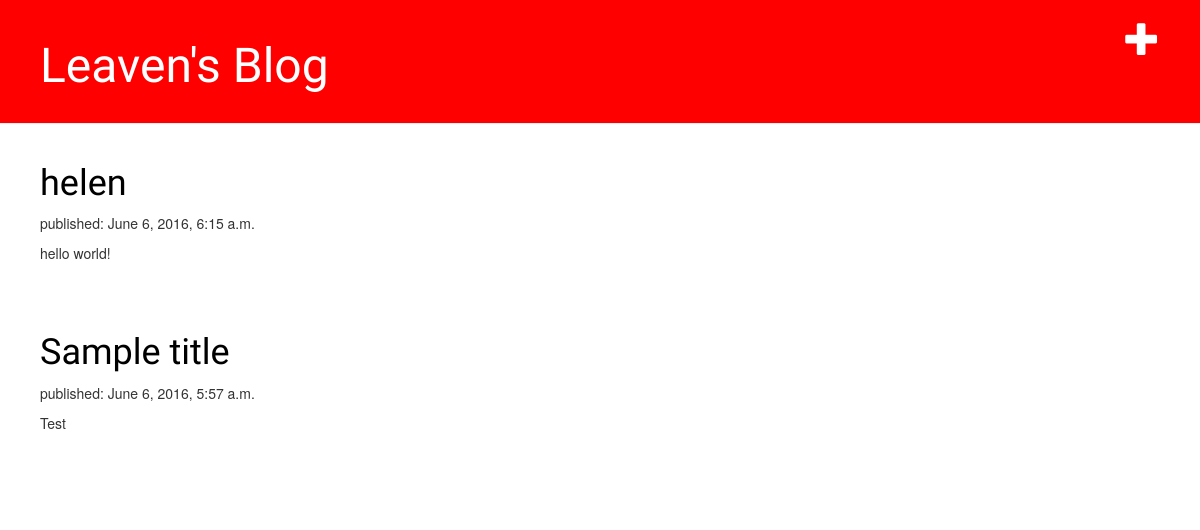
/, run on an earlier commit of the app's database.
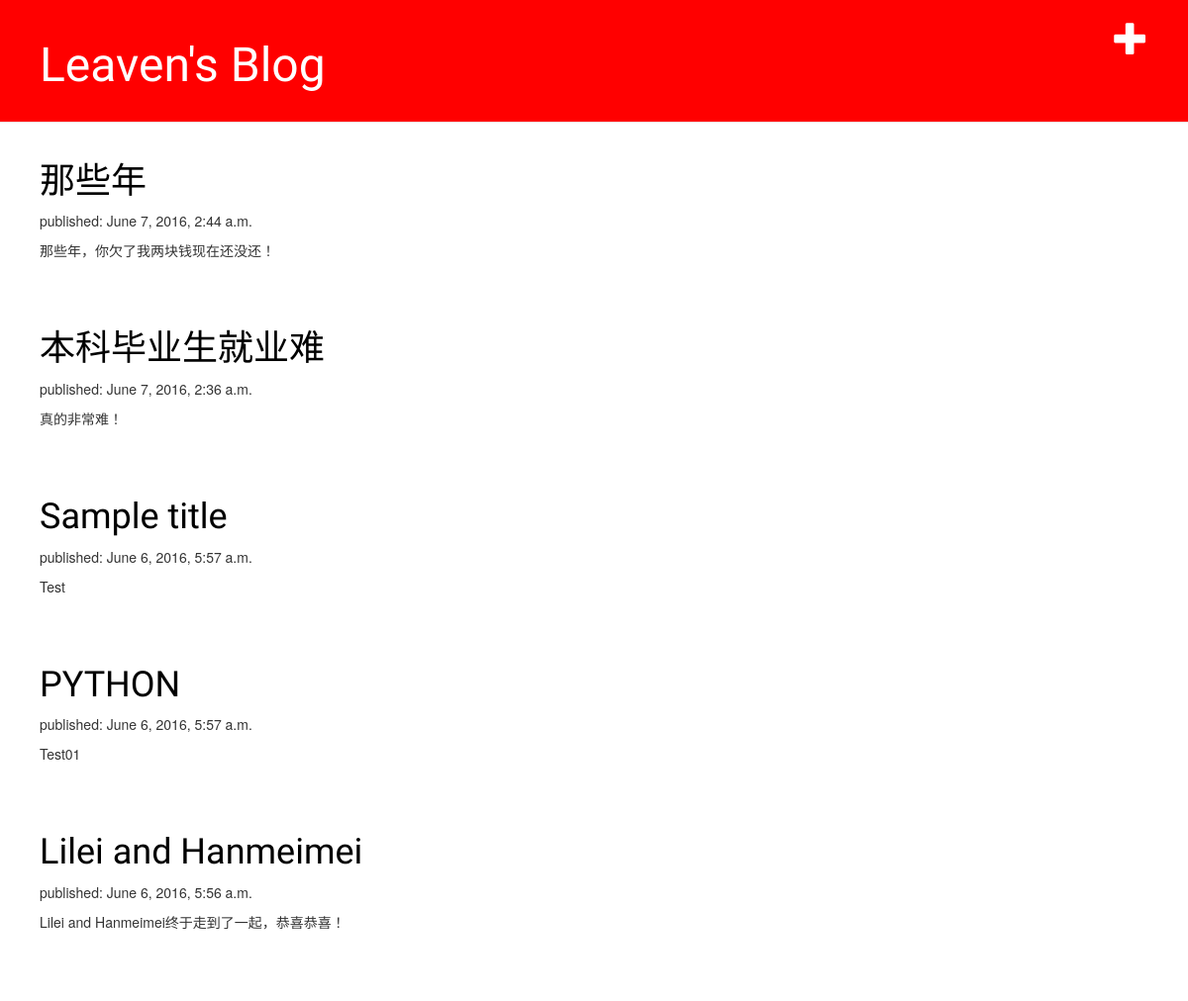
And on a later commit of the database.
### blog/models.py (models this page shows, shortened)
class Post(models.Model):
    author = models.ForeignKey(User)
    title = models.CharField(max_length=200)
    text = models.TextField()
    created_date = models.DateTimeField(default=timezone.now)
    published_date = models.DateTimeField(blank=True, null=True)

### blog/views.py (the view)
# urls.py: url(r'^$', views.post_list),
def post_list(request):
    posts = Post.objects.filter(published_date__isnull=False).order_by('-published_date')
    return render(request, 'blog/post_list.html', {'posts': posts})

### blog/templates/blog/post_list.html
{% extends 'blog/base.html' %}
{% block content %}
{% for post in posts %}
    <div class="post">
        <h1><a href="{% url 'blog.views.post_detail' pk=post.pk %}">{{ post.title }}</a></h1>
        <p>published: {{ post.published_date }}</p>
        <p>{{ post.text|linebreaks }}</p>
    </div>
{% endfor %}
{% endblock content %}

### blog/templates/blog/base.html (shortened to what this page needs)
{% load staticfiles %}
<html>
<head>
<link rel="stylesheet" href="//maxcdn.bootstrapcdn.com/bootstrap/3.2.0/css/bootstrap.min.css">
<link rel="stylesheet" href="//maxcdn.bootstrapcdn.com/bootstrap/3.2.0/css/bootstrap-theme.min.css">
<link rel="stylesheet" href="{% static 'css/blog.css' %}">
</head>
<body>
    <div class="page-header">
        <a href="{% url 'blog.views.post_new' %}" class="top-menu"><span class="glyphicon glyphicon-plus"></span></a>
        <h1><a href="/">Leaven's Blog</a></h1>
    </div>
    <div class="content">
        <div class="row">
            <div class="col-md-8">
                {% block content %}
                {% endblock %}
            </div>
        </div>
    </div>
</body>
</html>

### static/css/blog.css (style rules this page uses)
.page-header { background-color: red; margin-top: 0; padding: 20px 20px 20px 40px; }
.page-header h1, .page-header h1 a, .page-header h1 a:visited, .page-header h1 a:active { color: #ffffff; font-size: 36pt; text-decoration: none; }
.content { margin-left: 40px; }
h1, h2, h3, h4 { font-family: 'Lobster', cursive; }
.top-menu, .top-menu:hover, .top-menu:visited { color: #ffffff; float: right; font-size: 26pt; margin-right: 20px; }
.post { margin-bottom: 70px; }
.post h1 a, .post h1 a:visited { color: #000000; }

What changed in the data, as far as the page shows it:
removed Post: title "helen", published_date "June 6, 2016, 6:15 a.m.", text "hello world!"
added Post: title "那些年", published_date "June 7, 2016, 2:44 a.m.", text "那些年，你欠了我两块钱现在还没还！"
added Post: title "本科毕业生就业难", published_date "June 7, 2016, 2:36 a.m.", text "真的非常难！"
now on this page (row edited): Post: title "PYTHON", published_date "June 6, 2016, 5:57 a.m.", text "Test01"
now on this page (row edited): Post: title "Lilei and Hanmeimei", published_date "June 6, 2016, 5:56 a.m.", text "Lilei and Hanmeimei终于走到了一起，恭喜恭喜！"
